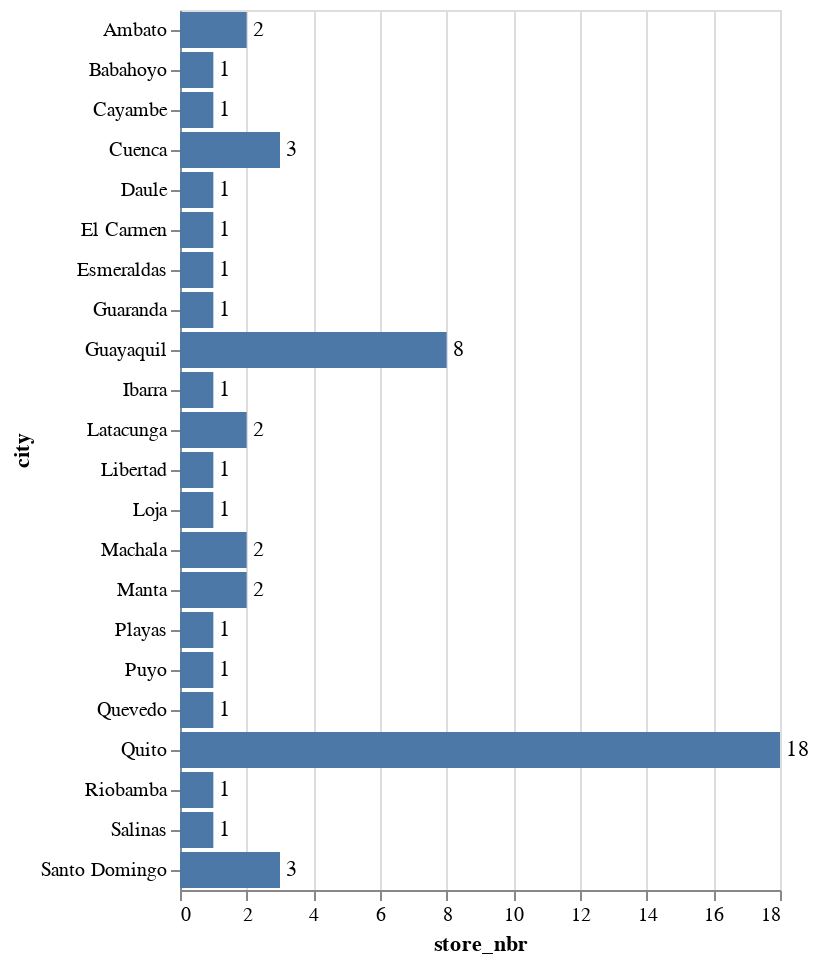

Notebook code for this chart:
### Code cell
df_stores_grouped = df_stores.groupby('city').count().reset_index()
df_stores_grouped.loc[:, ['city', 'store_nbr']]

barchartstorecitycount = alt.Chart(df_stores_grouped).mark_bar().encode(
    x='store_nbr',
    y='city',
)
barchartstorecitycountlabels = barchartstorecitycount.mark_text(
    align= 'left',
    baseline='middle',
    dx=3
).encode(
    text='store_nbr'
)

barchartstorecitycount + barchartstorecitycountlabels

### Figure 1 — Vega-Lite specification as saved in the notebook (floating-point values rounded to 4 significant figures)
{"config": {"view": {"continuousWidth": 300, "continuousHeight": 300}}, "layer": [{"mark": {"type": "bar"}, "encoding": {"x": {"field": "store_nbr", "type": "quantitative"}, "y": {"field": "city", "type": "nominal"}}}, {"mark": {"type": "text", "align": "left", "baseline": "middle", "dx": 3}, "encoding": {"text": {"field": "store_nbr", "type": "quantitative"}, "x": {"field": "store_nbr", "type": "quantitative"}, "y": {"field": "city", "type": "nominal"}}}], "data": {"name": "data-f0388fe5395ace362505420afebd1b8c"}, "$schema": "https://vega.github.io/schema/vega-lite/v5.14.1.json", "datasets": {"data-f0388fe5395ace362505420afebd1b8c": [{"city": "Ambato", "store_nbr": 2, "state": 2, "type": 2, "cluster": 2}, {"city": "Babahoyo", "store_nbr": 1, "state": 1, "type": 1, "cluster": 1}, {"city": "Cayambe", "store_nbr": 1, "state": 1, "type": 1, "cluster": 1}, {"city": "Cuenca", "store_nbr": 3, "state": 3, "type": 3, "cluster": 3}, {"city": "Daule", "store_nbr": 1, "state": 1, "type": 1, "cluster": 1}, {"city": "El Carmen", "store_nbr": 1, "state": 1, "type": 1, "cluster": 1}, {"city": "Esmeraldas", "store_nbr": 1, "state": 1, "type": 1, "cluster": 1}, {"city": "Guaranda", "store_nbr": 1, "state": 1, "type": 1, "cluster": 1}, {"city": "Guayaquil", "store_nbr": 8, "state": 8, "type": 8, "cluster": 8}, {"city": "Ibarra", "store_nbr": 1, "state": 1, "type": 1, "cluster": 1}, {"city": "Latacunga", "store_nbr": 2, "state": 2, "type": 2, "cluster": 2}, {"city": "Libertad", "store_nbr": 1, "state": 1, "type": 1, "cluster": 1}, {"city": "Loja", "store_nbr": 1, "state": 1, "type": 1, "cluster": 1}, {"city": "Machala", "store_nbr": 2, "state": 2, "type": 2, "cluster": 2}, {"city": "Manta", "store_nbr": 2, "state": 2, "type": 2, "cluster": 2}, {"city": "Playas", "store_nbr": 1, "state": 1, "type": 1, "cluster": 1}, {"city": "Puyo", "store_nbr": 1, "state": 1, "type": 1, "cluster": 1}, {"city": "Quevedo", "store_nbr": 1, "state": 1, "type": 1, "cluster": 1}, {"city": "Quito", "store_nbr": 18, "state": 18, "type": 18, "cluster": 18}, {"city": "Riobamba", "store_nbr": 1, "state": 1, "type": 1, "cluster": 1}, {"city": "Salinas", "store_nbr": 1, "state": 1, "type": 1, "cluster": 1}, {"city": "Santo Domingo", "store_nbr": 3, "state": 3, "type": 3, "cluster": 3}]}}
